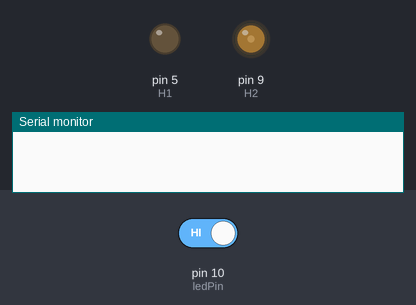
A sketch run on a simulated Arduino Uno, built with avr-gcc and run on an emulated ATmega328P. On the bench: output pins drawn as LEDs (lit = HIGH), the last lines printed to the serial monitor. The inputs (shaded band) are chosen by the test bench; at power-on: pin 10 (ledPin) HIGH.

Above: at 1.2 s.
1.3 s: pin 10 (ledPin) driven LOW
At 1.65 s:
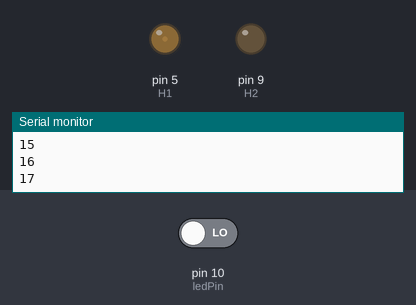
At 2.86 s:
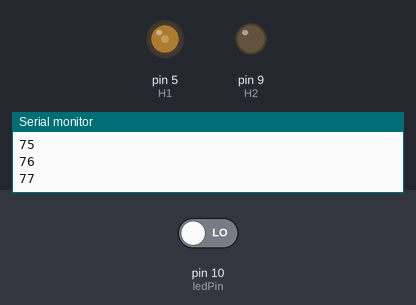
4.3 s: pin 10 (ledPin) driven HIGH
At 9.9 s:
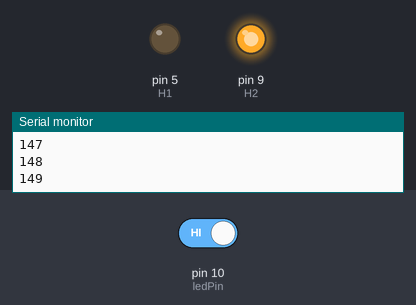
Timing chart, 0 to 11.4 s (numbered marks = the images above; inputs shaded):
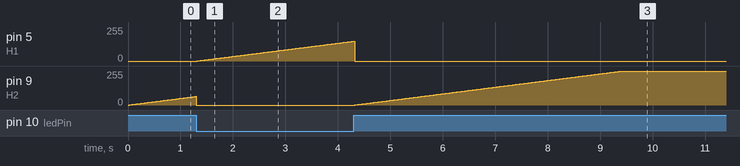

Measured:
- after the input at 1.3 s, pin 5 (H1): moves from 0/255 to 148/255 over 3.0 s, starting at once
- after the input at 4.3 s, pin 9 (H2): moves from 0/255 to 255/255 over 5.1 s, starting at once

The sketch:

PWM_Door_Increment.ino
```cpp
int H1=5;
int ledPin = 10;
int H2 = 9;
int val = 0;
int power;
bool rev;
bool maxpower = false;
bool switchSides = false;
bool lastRev = false;

void doorMove(bool rev) {
  if(rev) {
    if(lastRev != rev) {
      power = 0;
    }
    analogWrite(H2, 0);
    if(power<255) {
      power++;
      delay(20);
    }
    Serial.println(power);
    analogWrite(H1, power);
    lastRev = rev;
  } else {
    if(lastRev != rev) {
      power = 0;
    }
     if(power<255) {
      power++;
      delay(20);
    }
    analogWrite(H2, power);
    analogWrite(H1, 0);
    lastRev = rev;
  }

}


void setup() {
  // put your setup code here, to run once:
pinMode(ledPin, INPUT);
pinMode(H1, OUTPUT);
pinMode(H2, OUTPUT);
Serial.begin(9600);

}

void loop() {
  // put your main code here, to run repeatedly:
val = digitalRead(ledPin);
if(!val) {
  doorMove(true);
}
else {
  doorMove(false);
}

}
```
